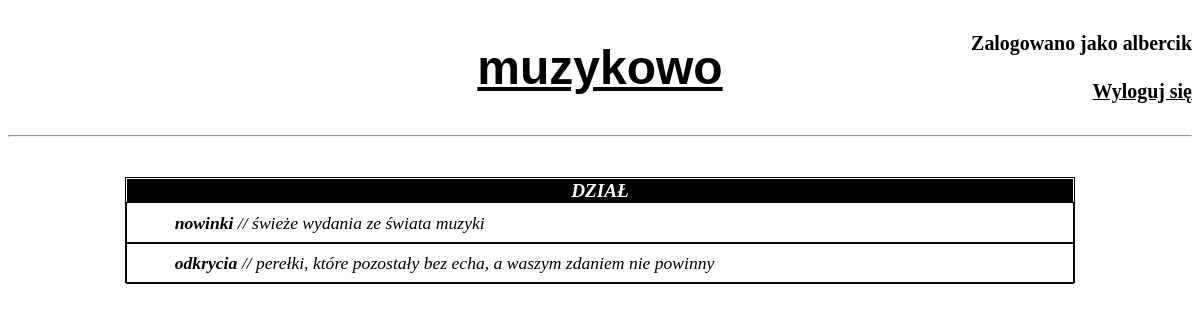
The app's page / (signed in) with its own data.
### Forum/models.py (models this page shows, shortened)
class Section(models.Model):
    id = models.AutoField(primary_key=True)
    sortOrder = models.IntegerField()
    name = models.CharField(max_length=64)
    description = models.CharField(max_length=128, default='')

### Forum/views.py (the view)
# urls.py: path('', views.homepage, name='homepage'),
def homepage(request):
    sections = Section.objects.all()
    sections = list(sections)
    sections.sort(key=operator.attrgetter('sortOrder'))
    return render(request, 'index.html', {
        'sections': sections,
    })

### templates/index.html (shortened to what this page needs)
{% extends 'base.html' %}
{% block 'siteContent' %}
<div class="sections">
    <div class="sectionsHeader">
        <p><b><i>DZIAŁ</i></b></p>
    </div>
    {% for section in sections %}
    <div class="section">
        <a href="{% url 'sectionpage' section.name %}"><p><i><b>{{section.name}} </b> // {{section.description}} </i></p></a>
    </div>
    {% endfor %}
</div>
{% endblock %}

### templates/base.html (shortened to what this page needs)
<!DOCTYPE html>
<html>
    <head>
    </head>
    <body>
        <div class="topbar">
            <a class="logotype" href="/"><h1 class="logotype">muzykowo</h1></a>
            <div class="userlogin">
                {% if user.is_authenticated %}
                <h5>Zalogowano jako {{ user.username }}</h5>
                <a href="{% url 'logout' %}">
                    <h5>Wyloguj się</h5>
                </a>
                {% else %}
                <h5>Nie jesteś zalogowany</h5>
                <a href="{% url 'login' %}">
                    <h5>Zaloguj się</h5>
                </a>
                {% endif %}
            </div>
        </div>
        <hr>
        {% block 'siteContent' %}
        {% endblock %}
    </body>
</html>

### templates/base.html (style rules this page uses)
a { color: black; }
.topbar { display: grid; grid-template-columns: 30% 40% 30%; font-size: 1.5em; }
.logotype { font-family: Verdana, Geneva, Tahoma, sans-serif; grid-column-start: 2; text-align: center; }
.userlogin { text-align: right; grid-column-start: 3; display: flex; flex-direction: column; justify-content: space-evenly; }
.userlogin h5 { margin: 0; }

### templates/index.html (style rules this page uses)
.sections { margin-top: 5vh; margin-left: auto; margin-right: auto; border: 1px black solid; width: 80%; }
.sectionsHeader { display: grid; min-height: 3vh; }
.section { display: grid; min-height: 5vh; }
.section p { padding-left: 5%; text-align: left; display: flex; align-items: center; margin: 0; padding-top: auto; padding-bottom: auto; height: 100%; font-size: 1.1em; border: 1px black solid; }
.sectionsHeader p { font-size: 1.2em; color: white; background-color: black; display: flex; justify-content: center; align-items: center; margin: 0; padding-top: auto; padding-bottom: auto; height: 100%; border: 1px white solid; }
.section a { text-decoration: none; }

### records on screen
Section: name "nowinki", description "świeże wydania ze świata muzyki"
Section: name "odkrycia", description "perełki, które pozostały bez echa, a waszym zdaniem nie powinny"

### other values on screen
{{ user.username }} "albercik"
